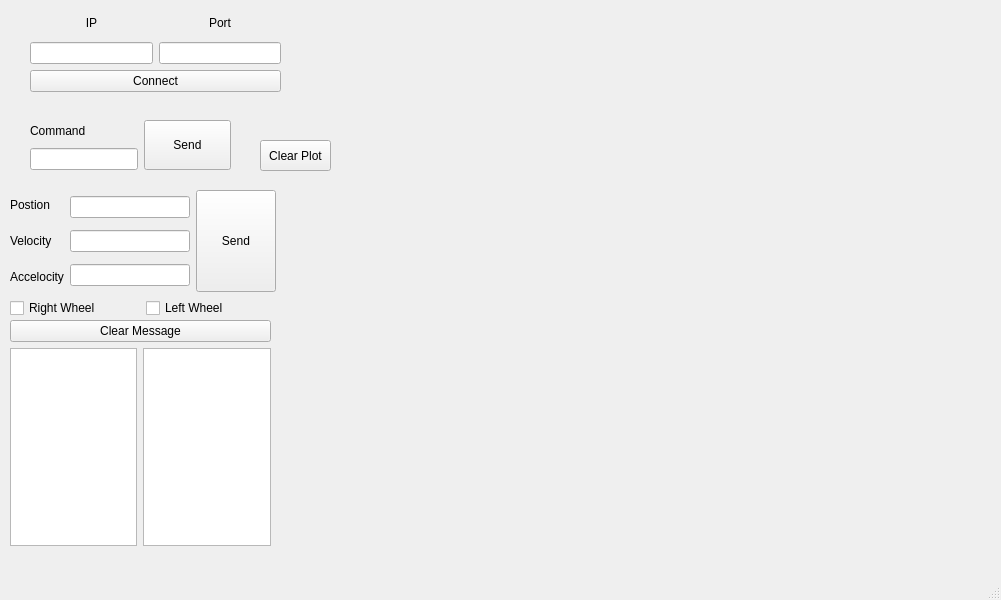
<?xml version="1.0" encoding="UTF-8"?>
<ui version="4.0">
 <class>MainWindow</class>
 <widget class="QMainWindow" name="MainWindow">
  <property name="geometry">
   <rect>
    <x>0</x>
    <y>0</y>
    <width>1001</width>
    <height>600</height>
   </rect>
  </property>
  <property name="windowTitle">
   <string>MainWindow</string>
  </property>
  <widget class="QWidget" name="centralwidget">
   <widget class="QCustomPlot" name="plVel" native="true">
    <property name="geometry">
     <rect>
      <x>470</x>
      <y>20</y>
      <width>500</width>
      <height>250</height>
     </rect>
    </property>
    <property name="sizePolicy">
     <sizepolicy hsizetype="Expanding" vsizetype="Preferred">
      <horstretch>0</horstretch>
      <verstretch>0</verstretch>
     </sizepolicy>
    </property>
   </widget>
   <widget class="QCustomPlot" name="plPos" native="true">
    <property name="geometry">
     <rect>
      <x>470</x>
      <y>280</y>
      <width>500</width>
      <height>250</height>
     </rect>
    </property>
   </widget>
   <widget class="QPushButton" name="pushButton_7">
    <property name="geometry">
     <rect>
      <x>260</x>
      <y>140</y>
      <width>71</width>
      <height>31</height>
     </rect>
    </property>
    <property name="text">
     <string>Clear Plot</string>
    </property>
   </widget>
   <widget class="QWidget" name="">
    <property name="geometry">
     <rect>
      <x>30</x>
      <y>10</y>
      <width>251</width>
      <height>82</height>
     </rect>
    </property>
    <layout class="QVBoxLayout" name="verticalLayout_3">
     <item>
      <layout class="QHBoxLayout" name="horizontalLayout">
       <item>
        <layout class="QVBoxLayout" name="verticalLayout">
         <item>
          <widget class="QLabel" name="label">
           <property name="text">
            <string>IP</string>
           </property>
           <property name="alignment">
            <set>Qt::AlignCenter</set>
           </property>
          </widget>
         </item>
         <item>
          <widget class="QLineEdit" name="txtIP"/>
         </item>
        </layout>
       </item>
       <item>
        <layout class="QVBoxLayout" name="verticalLayout_2">
         <property name="sizeConstraint">
          <enum>QLayout::SetFixedSize</enum>
         </property>
         <item>
          <widget class="QLabel" name="label_2">
           <property name="text">
            <string>Port</string>
           </property>
           <property name="alignment">
            <set>Qt::AlignCenter</set>
           </property>
          </widget>
         </item>
         <item>
          <widget class="QLineEdit" name="txtPort"/>
         </item>
        </layout>
       </item>
      </layout>
     </item>
     <item>
      <widget class="QPushButton" name="btConnect">
       <property name="text">
        <string>Connect</string>
       </property>
      </widget>
     </item>
    </layout>
   </widget>
   <widget class="QWidget" name="">
    <property name="geometry">
     <rect>
      <x>30</x>
      <y>120</y>
      <width>201</width>
      <height>50</height>
     </rect>
    </property>
    <layout class="QHBoxLayout" name="horizontalLayout_6">
     <item>
      <layout class="QVBoxLayout" name="verticalLayout_5">
       <item>
        <widget class="QLabel" name="label_3">
         <property name="text">
          <string>Command</string>
         </property>
        </widget>
       </item>
       <item>
        <widget class="QLineEdit" name="txtCmd"/>
       </item>
      </layout>
     </item>
     <item>
      <widget class="QPushButton" name="btCmd">
       <property name="sizePolicy">
        <sizepolicy hsizetype="Expanding" vsizetype="Expanding">
         <horstretch>0</horstretch>
         <verstretch>0</verstretch>
        </sizepolicy>
       </property>
       <property name="text">
        <string>Send</string>
       </property>
      </widget>
     </item>
    </layout>
   </widget>
   <widget class="QWidget" name="">
    <property name="geometry">
     <rect>
      <x>10</x>
      <y>320</y>
      <width>261</width>
      <height>226</height>
     </rect>
    </property>
    <layout class="QVBoxLayout" name="verticalLayout_6">
     <item>
      <widget class="QPushButton" name="btClearMess">
       <property name="text">
        <string>Clear Message</string>
       </property>
      </widget>
     </item>
     <item>
      <layout class="QHBoxLayout" name="horizontalLayout_7">
       <item>
        <widget class="QTextBrowser" name="txtTx"/>
       </item>
       <item>
        <widget class="QTextBrowser" name="txtRx"/>
       </item>
      </layout>
     </item>
    </layout>
   </widget>
   <widget class="QWidget" name="">
    <property name="geometry">
     <rect>
      <x>10</x>
      <y>190</y>
      <width>266</width>
      <height>128</height>
     </rect>
    </property>
    <layout class="QVBoxLayout" name="verticalLayout_8">
     <item>
      <layout class="QHBoxLayout" name="horizontalLayout_8">
       <item>
        <layout class="QVBoxLayout" name="verticalLayout_7">
         <item>
          <widget class="QLabel" name="label_7">
           <property name="text">
            <string>Postion</string>
           </property>
          </widget>
         </item>
         <item>
          <widget class="QLabel" name="label_8">
           <property name="text">
            <string>Velocity</string>
           </property>
          </widget>
         </item>
         <item>
          <widget class="QLabel" name="label_9">
           <property name="text">
            <string>Accelocity</string>
           </property>
          </widget>
         </item>
        </layout>
       </item>
       <item>
        <layout class="QHBoxLayout" name="horizontalLayout_5">
         <item>
          <layout class="QVBoxLayout" name="verticalLayout_4">
           <item>
            <layout class="QHBoxLayout" name="horizontalLayout_2">
             <item>
              <widget class="QLineEdit" name="txtPos"/>
             </item>
            </layout>
           </item>
           <item>
            <layout class="QHBoxLayout" name="horizontalLayout_3">
             <item>
              <widget class="QLineEdit" name="txtVel"/>
             </item>
            </layout>
           </item>
           <item>
            <layout class="QHBoxLayout" name="horizontalLayout_4">
             <item>
              <widget class="QLineEdit" name="txtAcc"/>
             </item>
            </layout>
           </item>
          </layout>
         </item>
         <item>
          <widget class="QPushButton" name="btTrap">
           <property name="enabled">
            <bool>true</bool>
           </property>
           <property name="sizePolicy">
            <sizepolicy hsizetype="Maximum" vsizetype="Expanding">
             <horstretch>0</horstretch>
             <verstretch>0</verstretch>
            </sizepolicy>
           </property>
           <property name="text">
            <string>Send</string>
           </property>
          </widget>
         </item>
        </layout>
       </item>
      </layout>
     </item>
     <item>
      <layout class="QHBoxLayout" name="horizontalLayout_9">
       <item>
        <widget class="QCheckBox" name="cbR">
         <property name="text">
          <string>Right Wheel</string>
         </property>
        </widget>
       </item>
       <item>
        <widget class="QCheckBox" name="cbL">
         <property name="text">
          <string>Left Wheel</string>
         </property>
        </widget>
       </item>
      </layout>
     </item>
    </layout>
   </widget>
  </widget>
  <widget class="QMenuBar" name="menubar">
   <property name="geometry">
    <rect>
     <x>0</x>
     <y>0</y>
     <width>1001</width>
     <height>21</height>
    </rect>
   </property>
  </widget>
  <widget class="QStatusBar" name="statusbar"/>
 </widget>
 <customwidgets>
  <customwidget>
   <class>QCustomPlot</class>
   <extends>QWidget</extends>
   <header location="global">qcustomplot.h</header>
   <container>1</container>
  </customwidget>
 </customwidgets>
 <resources/>
 <connections/>
</ui>
